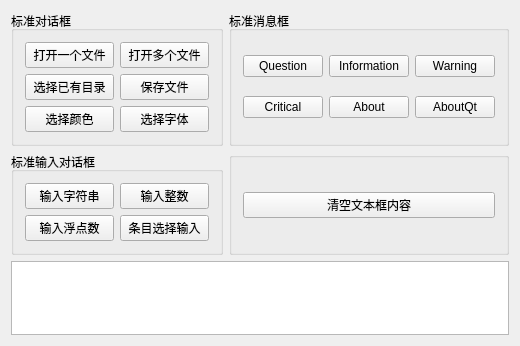
<?xml version="1.0" encoding="UTF-8"?>
<ui version="4.0">
 <class>Widget</class>
 <widget class="QWidget" name="Widget">
  <property name="geometry">
   <rect>
    <x>0</x>
    <y>0</y>
    <width>520</width>
    <height>346</height>
   </rect>
  </property>
  <property name="windowTitle">
   <string>Widget</string>
  </property>
  <layout class="QGridLayout" name="gridLayout_4">
   <item row="0" column="0">
    <widget class="QGroupBox" name="groupBox">
     <property name="title">
      <string>标准对话框</string>
     </property>
     <layout class="QGridLayout" name="gridLayout">
      <item row="0" column="0">
       <widget class="QPushButton" name="btnOpen">
        <property name="text">
         <string>打开一个文件</string>
        </property>
       </widget>
      </item>
      <item row="0" column="1">
       <widget class="QPushButton" name="btnOpenMulti">
        <property name="text">
         <string>打开多个文件</string>
        </property>
       </widget>
      </item>
      <item row="1" column="0">
       <widget class="QPushButton" name="btnSelDir">
        <property name="text">
         <string>选择已有目录</string>
        </property>
       </widget>
      </item>
      <item row="1" column="1">
       <widget class="QPushButton" name="btnSave">
        <property name="text">
         <string>保存文件</string>
        </property>
       </widget>
      </item>
      <item row="2" column="0">
       <widget class="QPushButton" name="btnColor">
        <property name="text">
         <string>选择颜色</string>
        </property>
       </widget>
      </item>
      <item row="2" column="1">
       <widget class="QPushButton" name="btnFont">
        <property name="text">
         <string>选择字体</string>
        </property>
       </widget>
      </item>
     </layout>
    </widget>
   </item>
   <item row="0" column="1">
    <widget class="QGroupBox" name="groupBox_2">
     <property name="title">
      <string>标准消息框</string>
     </property>
     <layout class="QGridLayout" name="gridLayout_2">
      <item row="0" column="0">
       <widget class="QPushButton" name="btnMsgQuestion">
        <property name="text">
         <string>Question</string>
        </property>
       </widget>
      </item>
      <item row="0" column="1">
       <widget class="QPushButton" name="btnMsgInformation">
        <property name="text">
         <string>Information</string>
        </property>
       </widget>
      </item>
      <item row="0" column="2">
       <widget class="QPushButton" name="btnMsgWarning">
        <property name="text">
         <string>Warning</string>
        </property>
       </widget>
      </item>
      <item row="1" column="0">
       <widget class="QPushButton" name="btnMsgCritical">
        <property name="text">
         <string>Critical</string>
        </property>
       </widget>
      </item>
      <item row="1" column="1">
       <widget class="QPushButton" name="btnMsgAbout">
        <property name="text">
         <string>About</string>
        </property>
       </widget>
      </item>
      <item row="1" column="2">
       <widget class="QPushButton" name="btnMsgAboutQt">
        <property name="text">
         <string>AboutQt</string>
        </property>
       </widget>
      </item>
     </layout>
    </widget>
   </item>
   <item row="1" column="0">
    <widget class="QGroupBox" name="groupBox_3">
     <property name="title">
      <string>标准输入对话框</string>
     </property>
     <layout class="QGridLayout" name="gridLayout_3">
      <item row="0" column="0">
       <widget class="QPushButton" name="btnInputString">
        <property name="text">
         <string>输入字符串</string>
        </property>
       </widget>
      </item>
      <item row="0" column="1">
       <widget class="QPushButton" name="btnInputInt">
        <property name="text">
         <string>输入整数</string>
        </property>
       </widget>
      </item>
      <item row="1" column="0">
       <widget class="QPushButton" name="btnInputDouble">
        <property name="text">
         <string>输入浮点数</string>
        </property>
       </widget>
      </item>
      <item row="1" column="1">
       <widget class="QPushButton" name="btnInputItem">
        <property name="text">
         <string>条目选择输入</string>
        </property>
       </widget>
      </item>
     </layout>
    </widget>
   </item>
   <item row="1" column="1">
    <widget class="QGroupBox" name="groupBox_4">
     <property name="title">
      <string/>
     </property>
     <layout class="QVBoxLayout" name="verticalLayout">
      <item>
       <widget class="QPushButton" name="btnClear">
        <property name="text">
         <string>清空文本框内容</string>
        </property>
       </widget>
      </item>
     </layout>
    </widget>
   </item>
   <item row="2" column="0" colspan="2">
    <widget class="QPlainTextEdit" name="plainTextEdit"/>
   </item>
  </layout>
 </widget>
 <layoutdefault spacing="6" margin="11"/>
 <resources/>
 <connections/>
</ui>
